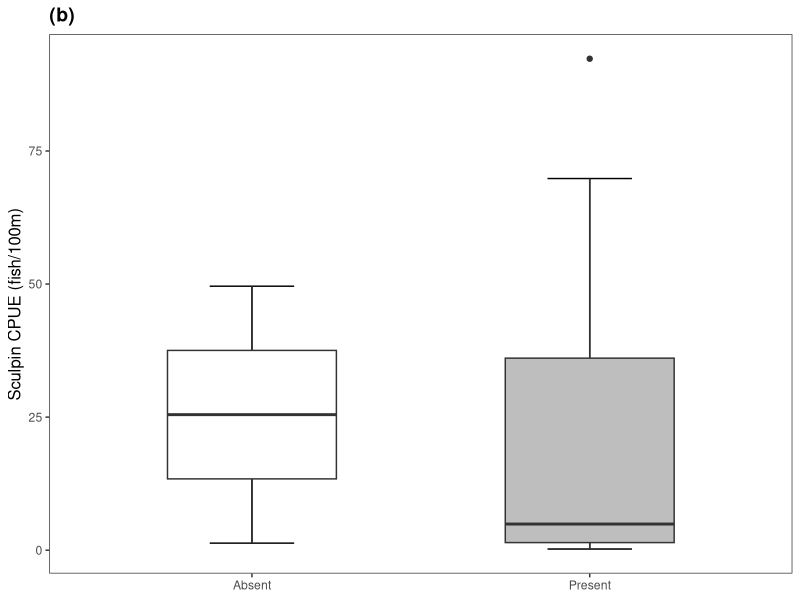
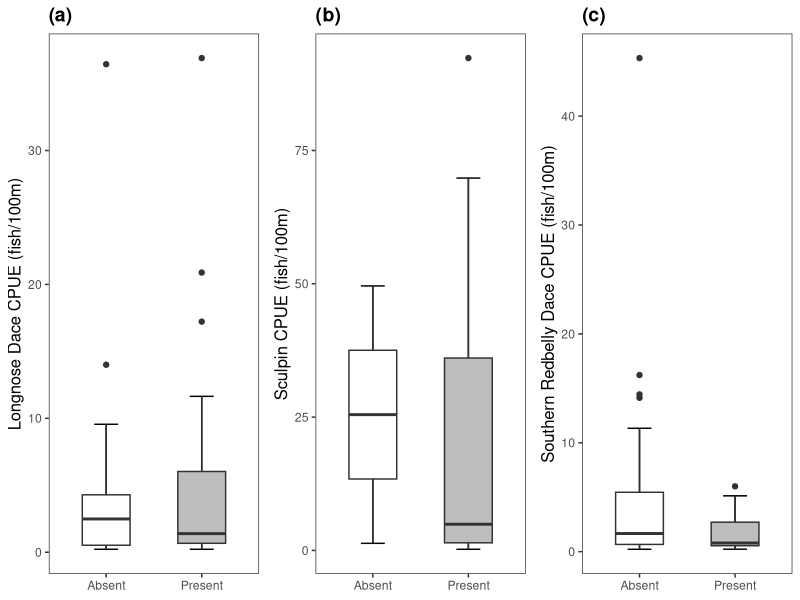
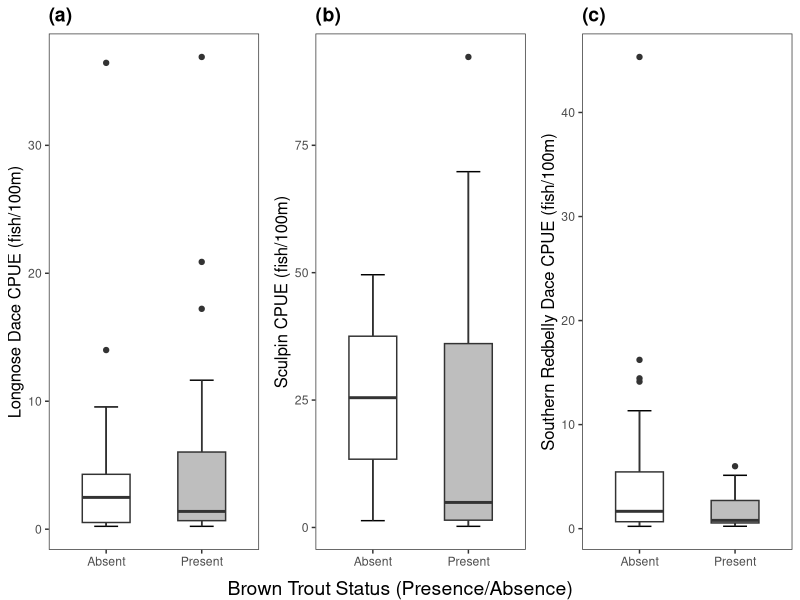

R code for these plots, in order: (Note: this script raises an error after producing the figures.)
#Chapter three statistical analysis:
##Adundace comparisons and models

library(tidyverse)
library(skimr)
library(cowplot)
library(coin)

#Terms to define:
#LND = Longnose Dace
#SRD = Southern Redbelly Dace
#Cottus = the genus of Sculpins 
#BRT = Brown Trout
#SGCN = Species of Greatest Conservation Need
#CPUE = Catch Per Unit Effort; in this case = fish/100m or "fish per 100 meter of stream distance sampled"
#TC = Top Carnivore
#Eurythermal = wide thermal tolerance
#Sympatry = alongside Brown Trout 
#Allopatry = in the absence of Brown Trout


#load data
newdat <- read.csv("Data/Thesis/Tidy/chpt3_tidy.csv", header=T)
mydat <- read.csv("Data/Thesis/Tidy/SGCN_AllCovariates.csv", header=T)
ef <- read.csv("Data/Thesis/Tidy/AllCovariates.csv", header=T) %>%
  select(HUC_Site, effsec) %>%
  rename(newID = HUC_Site)

names(newdat)
names(mydat)

cobble <- mydat %>%
  select(newID, HUC8, HUC_10, pctcbbl, SegLen, LND_ab, SRD_ab, Cottus_ab)

newdata <- left_join(newdat, cobble, by="newID")
newdata <- left_join(newdata, ef, by="newID")

summary(newdata)

#inspect
skim(mydat)

#wrangle
mydat <- mydat %>%
  mutate_at(vars(c("BRT","LND","SRD","Cottus")), as.factor)

#############################################################################

#----------------------------Boxplots of CPUE------------------------------#

#-----------------------Filter by presence of SGCN-------------------------#

#LND
ldace <- mydat %>%
  filter(LND == 1)

p1 <- ggplot(data = ldace, aes(x=BRT,y=LND_CPUE)) +
  stat_boxplot(geom = 'errorbar', width=0.25)+
  geom_boxplot(aes(fill=BRT), width = 0.50)+
  labs(x=NULL, y="Longnose Dace CPUE (fish/100m)")+
  theme_bw()+
  scale_x_discrete(labels=c("Absent", "Present"))+
  theme(legend.position = "NULL")+
  scale_fill_manual(values = c("white", "grey"))+
  theme(panel.grid = element_blank())+
  theme(axis.title = element_text(size = 12))+
  ggtitle("(a)")+
  theme(plot.title = element_text(size=14, face = "bold"))

#SRD
sdace <- mydat %>%
  filter(SRD == 1)

p3 <- ggplot(data = sdace, aes(x=BRT,y=SRD_CPUE)) +
  stat_boxplot(geom = 'errorbar', width=0.25)+
  geom_boxplot(aes(fill=BRT), width=0.50)+
  labs(x=NULL, y="Southern Redbelly Dace CPUE (fish/100m)")+
  theme_bw()+
  scale_x_discrete(labels=c("Absent", "Present"))+
  theme(legend.position = "NULL")+
  scale_fill_manual(values = c("white", "grey"))+
  theme(panel.grid = element_blank())+
  theme(axis.title = element_text(size = 12))+
  ggtitle("(c)")+
  theme(plot.title = element_text(size=14, face = "bold"))
  

#Sculpins
cott <- mydat %>%
  filter(Cottus == 1)

p2 <- ggplot(data = cott, aes(x=BRT,y=Cottus_CPUE)) +
  stat_boxplot(geom = 'errorbar', width=0.25)+
  geom_boxplot(aes(fill=BRT), width=0.50)+
  labs(x=NULL, y="Sculpin CPUE (fish/100m)")+
  theme_bw()+
  scale_x_discrete(labels=c("Absent", "Present"))+
  theme(legend.position = "NULL")+
  scale_fill_manual(values = c("white", "grey"))+
  theme(panel.grid = element_blank())+
  theme(axis.title = element_text(size = 12))+
  ggtitle("(b)")+
  theme(plot.title = element_text(size=14, face = "bold"))
p2


#Overall figure for thesis:
boxplot.figure <- plot_grid(p1, p2, p3, labels = NULL, ncol=3)
boxplot.figure

#create common x axis label
library(gridExtra)
library(grid)
x.grob <- textGrob("Brown Trout Status (Presence/Absence)", 
                   gp=gpar(col="black", fontsize=14))
#add to plot
bf2 <- grid.arrange(arrangeGrob(boxplot.figure, bottom = x.grob))
bf2

#ggsave("Figure_3.png", plot = bf2, dpi = 600)






#############################################################################

# Mann Whitney U / Wilcox Sign Rank Test 

# using subsetted data -- only when SGCNs of interest are present

help("wilcox.test")

# Ho: Median CPUE of SGCN when BRT are present = CPUE when BRT are absent
# two-sided

#-----
#LND
#-----
class(ldace$BRT)
wilcox.test(ldace$LND_CPUE ~ ldace$BRT, mu=0, alt="two.sided", conf.int=T, conf.level=0.95, paired=F,
            exact=F)
# no difference

#-----
#SRD
#-----
class(sdace$BRT)
wilcox.test(sdace$SRD_CPUE ~ sdace$BRT, mu=0, alt="two.sided", conf.int=T, conf.level=0.95, paired=F,
            exact=F)
#no difference
#-----
#Cottus
#-----
class(cott$BRT)
wilcox.test(cott$Cottus_CPUE ~ cott$BRT, mu=0, alt="two.sided", conf.int=T, conf.level=0.95, paired=F,
            exact=F)
#no difference

#############################################################################

# Using the "coin" package
# Exact Wilcoxon Mann Whitney Rank Sum Test
# where y is numeric and A is a binary factor

#LND
wilcox_test(LND_CPUE~BRT, data=ldace, distribution="exact") #p = 0.95
#SRD
wilcox_test(SRD_CPUE~BRT, data=sdace, distribution="exact") #p = 0.25
#Cottus
wilcox_test(Cottus_CPUE~BRT, data=cott, distribution="exact") #p = 1

# One-Way Permutation Test based on 9999 Monte-Carlo
# resamplings. y is numeric and A is a categorical factor

#LND
oneway_test(LND_CPUE~BRT, data=ldace,
            distribution=approximate(B=9999)) #p = 0.95
#SRD
oneway_test(SRD_CPUE~BRT, data=sdace,
            distribution=approximate(B=9999)) #p = 0.16
#Cottus
oneway_test(Cottus_CPUE~BRT, data=cott,
            distribution=approximate(B=9999)) #p = 0.91
#############################################################################

# Results:
# Longnose Dace:
# occurr = 33
# sympatry = 19, allopatry = 14
# no significant difference in CPUE when BRT present vs. absent
# Southern Redbelly Dace:
# occurr = 33
# sympatry = 12, allopatry = 21
# no significant difference in CPUE when BRT present vs. absent
# Sculpins:
# occurr = 20
# sympatry = 18, allopatry = 2
# no significant difference in CPUE when BRT present vs. absent

#############################################################################





#############################################################################

#---------------------------------CPUE models--------------------------------

#############################################################################
#libraries
library(pscl)
#library(MASS)
library(boot)

#explore data
names(newdat)


#inspect response variable(s)
ggplot(newdat, aes(LND_CPUE))+
  geom_histogram(binwidth = 10) #Longnose Dace (CPUE)

ggplot(newdat, aes(SRD_CPUE))+
  geom_histogram(binwidth = 10) #Southern Redbelly Dace CPUE

ggplot(newdat, aes(Cottus_CPUE))+
  geom_histogram(binwidth = 10) #Sculpins CPUE

#inspect predictor variables
predictors <- newdat %>%
  select(avwid, pctfines, pctriffle, BrBank, MEANT, HAiFLS_alt, HAiFLS_for, pctSlope, avgT, mFlow, 
         adult_100m, med_len, mean_len)

ggplot(predictors, aes(avwid))+
  geom_histogram(binwidth = 1)
ggplot(predictors, aes(pctfines))+
  geom_histogram(binwidth = 1)
ggplot(predictors, aes(pctriffle))+
  geom_histogram(binwidth = 1)
ggplot(predictors, aes(BrBank))+
  geom_histogram(binwidth = 1)
ggplot(predictors, aes(MEANT))+
  geom_histogram(binwidth = 1)
ggplot(predictors, aes(HAiFLS_alt))+
  geom_histogram(binwidth = 1)
ggplot(predictors, aes(HAiFLS_for))+
  geom_histogram(binwidth = 1)
ggplot(predictors, aes(pctSlope))+
  geom_histogram(binwidth = 1)
ggplot(predictors, aes(avgT))+
  geom_histogram(binwidth = 1)
ggplot(predictors, aes(mFlow))+
  geom_histogram(binwidth = 1)
ggplot(predictors, aes(adult_100m))+
  geom_histogram(binwidth = 1)
ggplot(predictors, aes(med_len))+
  geom_histogram(binwidth = 1)
ggplot(predictors, aes(mean_len))+
  geom_histogram(binwidth = 1)

#############################################################################

#~~~~~~~~~~~~~~~~~~~~~~~~~~~~~~~~~~~~~~~~~~~~~~~~~~~~~~~~~~~~~~~~~~~~~~~~~~~#
# Let's build some CPUE models for each non-game fish with a combination of 
# hypotheses: 1) full model, 2) environment only, 3) BRT variables only, 
# 4) null model
#~~~~~~~~~~~~~~~~~~~~~~~~~~~~~~~~~~~~~~~~~~~~~~~~~~~~~~~~~~~~~~~~~~~~~~~~~~~#

# Longnose Dace
# Intermediate tolerance, benthic, not TC, native eurythermal
# Hypotheses:
# Environment: %cobble(+), avwidth(+), pctSlope(-)
# BRT influence: (~) Habitat overlap seemingly with BRT, benthic sp. 
# maybe less susceptible to predation 

# Southern Redbelly Dace
# Intermediate tolerance, column, not TC, native eurythermal
# Hypotheses:
# Environment: MEANT(+), HAiFLS_alt(-), avdep(+)
# BRT influence: (-) column dwelling cyprinid - seems
# susceptible to predation

#Sculpins
# Intolerant, not TC, native coldwater, benthic
# Hypotheses:
# Environment: avgT(-), BrBank(-), HAiFLS_for(+), mFlow(-)
# BRT influence: (+) habitat overlap, BRT invade -- abundance more
# of a function of habitat since intolerant, and coldwater

#############################################################################
require(pscl)
require(MASS)
require(boot)


names(newdata)

#Longnose Dace all additive global model
#zero-inflated negative binomial model 

lnd.full.mod <- zeroinfl(LND_ab ~ avwid+pctcbbl+pctSlope+med_len+BRT_100m | 1,
               data = newdata,
               dist = "negbin",
               offset = log(SegLen)
               )
summary(lnd.full.mod)

lnd.env.mod <- zeroinfl(LND_ab ~ avwid+pctcbbl+pctSlope | 1,
                        data = newdata,
                        dist = "negbin",
                        offset = log(SegLen)
)
summary(lnd.env.mod)

lnd.brt.mod <- zeroinfl(LND_ab ~ med_len+BRT_100m | 1,
                        data = newdata,
                        dist = "negbin",
                        offset = log(SegLen)
)
summary(lnd.brt.mod)

lnd.null.mod <- zeroinfl(LND_ab ~ 1 | 1,
                        data = newdata,
                        dist = "negbin",
                        offset = log(SegLen)
)
summary(lnd.null.mod)

AIC(lnd.full.mod, lnd.env.mod, lnd.brt.mod, lnd.null.mod)
